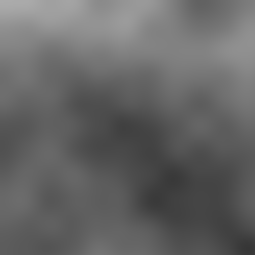
Frame 1 (no input)
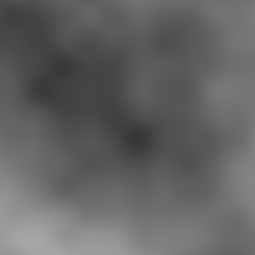
Frame 60 (no input)
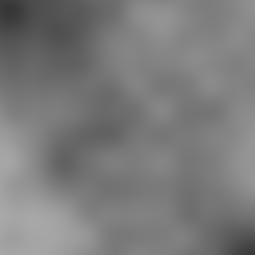
Frame 120 (the mouse pressed at the canvas centre since frame 60)

The p5.js sketch that drew these frames (run headless with seeded random() and noise() and a simulated clock; from frame 60 on, the mouse is pressed at the canvas centre):

// p5.js sketch
// ── sketch.js
let n = 0,d = 0;

function setup() {
  createCanvas(255, 255);
}
function draw() {

  let y = n;
  for (var i = 0; i < width; i++) {
    let x = n;
    for (var j = 0; j < height; j++) {
      var c = random(255);
      d = noise(x, y) * 255;
      set(i, j, d);
      x += 0.005;
    }
    y += 0.005;
  }
  updatePixels();
  n+= d/10000;
}
